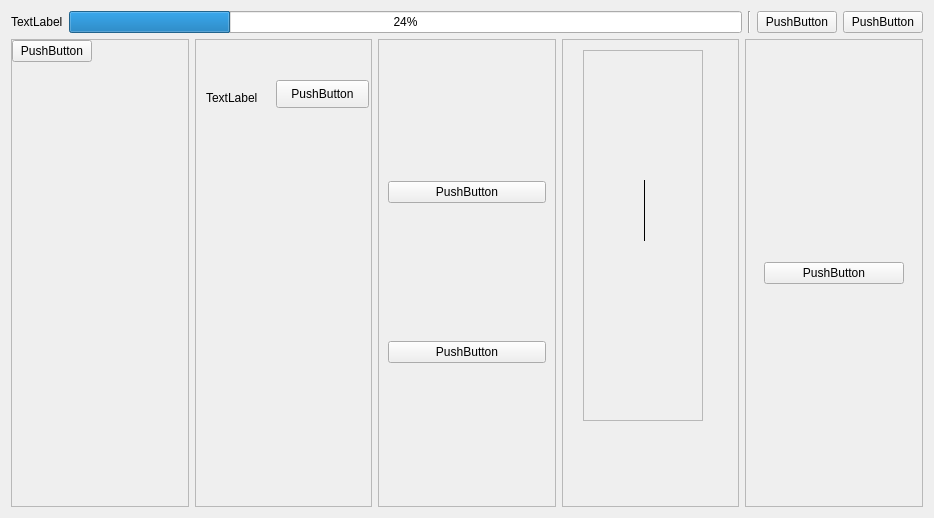
<?xml version="1.0" encoding="UTF-8"?>
<ui version="4.0">
 <class>Form</class>
 <widget class="QWidget" name="Form">
  <property name="geometry">
   <rect>
    <x>0</x>
    <y>0</y>
    <width>934</width>
    <height>518</height>
   </rect>
  </property>
  <property name="windowTitle">
   <string>Form</string>
  </property>
  <layout class="QVBoxLayout" name="verticalLayout">
   <item>
    <layout class="QHBoxLayout" name="horizontalLayout_2">
     <item>
      <widget class="QLabel" name="label">
       <property name="text">
        <string>TextLabel</string>
       </property>
      </widget>
     </item>
     <item>
      <widget class="QProgressBar" name="progressBar">
       <property name="value">
        <number>24</number>
       </property>
      </widget>
     </item>
     <item>
      <widget class="Line" name="line">
       <property name="orientation">
        <enum>Qt::Vertical</enum>
       </property>
      </widget>
     </item>
     <item>
      <widget class="QPushButton" name="pushButton">
       <property name="text">
        <string>PushButton</string>
       </property>
      </widget>
     </item>
     <item>
      <widget class="QPushButton" name="pushButton_2">
       <property name="text">
        <string>PushButton</string>
       </property>
      </widget>
     </item>
    </layout>
   </item>
   <item>
    <layout class="QHBoxLayout" name="horizontalLayout">
     <item>
      <widget class="QScrollArea" name="scrollArea_6">
       <property name="widgetResizable">
        <bool>true</bool>
       </property>
       <widget class="QWidget" name="scrollAreaWidgetContents_6">
        <property name="geometry">
         <rect>
          <x>0</x>
          <y>0</y>
          <width>174</width>
          <height>455</height>
         </rect>
        </property>
        <widget class="QWidget" name="widget_3" native="true">
         <property name="geometry">
          <rect>
           <x>0</x>
           <y>0</y>
           <width>122</width>
           <height>50</height>
          </rect>
         </property>
         <layout class="QFormLayout" name="formLayout">
          <item row="0" column="0">
           <widget class="QPushButton" name="pushButton_3">
            <property name="text">
             <string>PushButton</string>
            </property>
           </widget>
          </item>
         </layout>
        </widget>
       </widget>
      </widget>
     </item>
     <item>
      <widget class="QScrollArea" name="scrollArea_2">
       <property name="widgetResizable">
        <bool>true</bool>
       </property>
       <widget class="QWidget" name="scrollAreaWidgetContents_2">
        <property name="geometry">
         <rect>
          <x>0</x>
          <y>0</y>
          <width>175</width>
          <height>455</height>
         </rect>
        </property>
        <widget class="QLabel" name="label_2">
         <property name="geometry">
          <rect>
           <x>10</x>
           <y>50</y>
           <width>72</width>
           <height>15</height>
          </rect>
         </property>
         <property name="text">
          <string>TextLabel</string>
         </property>
        </widget>
        <widget class="QPushButton" name="pushButton_4">
         <property name="geometry">
          <rect>
           <x>80</x>
           <y>40</y>
           <width>93</width>
           <height>28</height>
          </rect>
         </property>
         <property name="text">
          <string>PushButton</string>
         </property>
        </widget>
       </widget>
      </widget>
     </item>
     <item>
      <widget class="QScrollArea" name="scrollArea_3">
       <property name="widgetResizable">
        <bool>true</bool>
       </property>
       <widget class="QWidget" name="scrollAreaWidgetContents_3">
        <property name="geometry">
         <rect>
          <x>0</x>
          <y>0</y>
          <width>174</width>
          <height>455</height>
         </rect>
        </property>
        <layout class="QVBoxLayout" name="verticalLayout_4">
         <item>
          <widget class="QPushButton" name="pushButton_5">
           <property name="text">
            <string>PushButton</string>
           </property>
          </widget>
         </item>
         <item>
          <widget class="QPushButton" name="pushButton_6">
           <property name="text">
            <string>PushButton</string>
           </property>
          </widget>
         </item>
        </layout>
       </widget>
      </widget>
     </item>
     <item>
      <widget class="QScrollArea" name="scrollArea_4">
       <property name="widgetResizable">
        <bool>true</bool>
       </property>
       <widget class="QWidget" name="scrollAreaWidgetContents_4">
        <property name="geometry">
         <rect>
          <x>0</x>
          <y>0</y>
          <width>175</width>
          <height>455</height>
         </rect>
        </property>
        <widget class="QFrame" name="frame">
         <property name="geometry">
          <rect>
           <x>20</x>
           <y>10</y>
           <width>120</width>
           <height>371</height>
          </rect>
         </property>
         <property name="frameShape">
          <enum>QFrame::StyledPanel</enum>
         </property>
         <property name="frameShadow">
          <enum>QFrame::Raised</enum>
         </property>
         <widget class="Line" name="line_2">
          <property name="geometry">
           <rect>
            <x>60</x>
            <y>130</y>
            <width>3</width>
            <height>61</height>
           </rect>
          </property>
          <property name="frameShadow">
           <enum>QFrame::Plain</enum>
          </property>
          <property name="orientation">
           <enum>Qt::Vertical</enum>
          </property>
         </widget>
        </widget>
       </widget>
      </widget>
     </item>
     <item>
      <widget class="QScrollArea" name="scrollArea_5">
       <property name="widgetResizable">
        <bool>true</bool>
       </property>
       <widget class="QWidget" name="scrollAreaWidgetContents_5">
        <property name="geometry">
         <rect>
          <x>0</x>
          <y>0</y>
          <width>174</width>
          <height>455</height>
         </rect>
        </property>
        <layout class="QVBoxLayout" name="verticalLayout_3">
         <item>
          <widget class="QWidget" name="widget_6" native="true">
           <layout class="QVBoxLayout" name="verticalLayout_2">
            <item>
             <widget class="QPushButton" name="pushButton_7">
              <property name="text">
               <string>PushButton</string>
              </property>
             </widget>
            </item>
           </layout>
          </widget>
         </item>
        </layout>
       </widget>
      </widget>
     </item>
    </layout>
   </item>
  </layout>
 </widget>
 <resources/>
 <connections/>
</ui>
